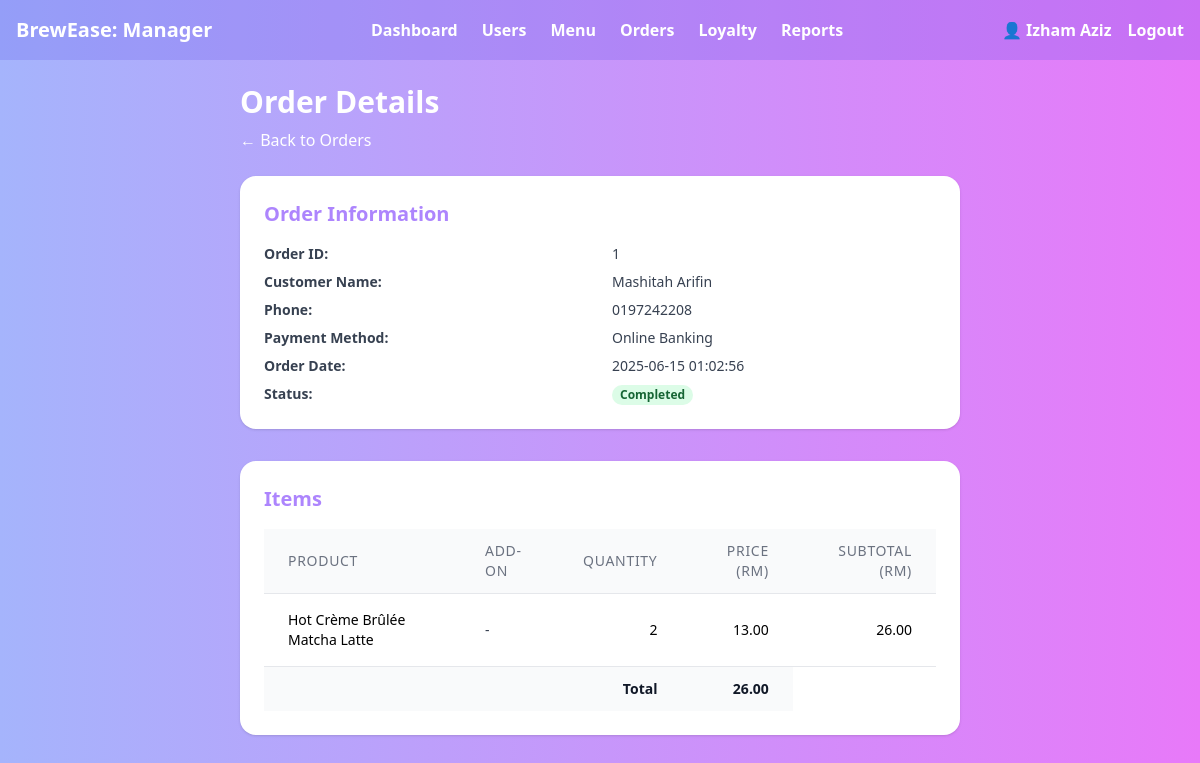
Page /admin/order_details.php?id=1 on the committed database.
### tables this page shows
CREATE TABLE `orders` (
  `id` int(11) NOT NULL,
  `customer_id` int(11) NOT NULL,
  `customer_name` varchar(100) NOT NULL,
  `phone` varchar(20) NOT NULL,
  `payment_method` varchar(50) DEFAULT NULL,
  `total_price` decimal(10,2) NOT NULL,
  `created_at` timestamp NOT NULL DEFAULT current_timestamp(),
  `status` varchar(50) DEFAULT 'Preparing'
);

CREATE TABLE `order_items` (
  `id` int(11) NOT NULL,
  `order_id` int(11) NOT NULL,
  `product_id` int(11) NOT NULL,
  `product_name` varchar(255) DEFAULT NULL,
  `price` decimal(10,2) NOT NULL,
  `quantity` int(11) NOT NULL,
  `type` varchar(50) DEFAULT NULL,
  `sugar` varchar(50) DEFAULT NULL,
  `addon` varchar(255) DEFAULT NULL
);

### admin/order_details.php (the view, shortened to what this page needs)
<?php
$db = new DBConnection();
$conn = $db->getConnection();
$orderId = isset($_GET['id']) ? intval($_GET['id']) : 0;
$stmt = $conn->prepare("SELECT id, customer_name, phone, payment_method, total_price, created_at, status FROM orders WHERE id = ?");
$stmt->bind_param('i', $orderId);
$stmt->execute();
$orderResult = $stmt->get_result();
$order = $orderResult->fetch_assoc();
$stmtItems = $conn->prepare("SELECT product_name, quantity, price, addon FROM order_items WHERE order_id = ?");
$stmtItems->bind_param('i', $orderId);
$stmtItems->execute();
$itemsResult = $stmtItems->get_result();
function statusBadge($status) {
    $colors = [
        'Preparing' => 'bg-yellow-100 text-yellow-800',
        'Ready' => 'bg-blue-100 text-blue-800',
        'Completed' => 'bg-green-100 text-green-800',
    ];
    $colorClass = $colors[$status] ?? 'bg-gray-100 text-gray-800';
    return "<span class=\"px-2 inline-flex text-xs leading-5 font-semibold rounded-full $colorClass\">$status</span>";
}
?>
<!DOCTYPE html>
<html lang="en" >
<head>
  <script src="https://cdn.tailwindcss.com"></script>
</head>
<body class="bg-gradient-to-r from-indigo-300 to-fuchsia-400">
<?php include 'navbar.php'; ?>
<div class="max-w-3xl mx-auto p-6">
    <header class="mb-6">
        <h1 class="text-3xl font-bold text-white mb-2">Order Details</h1>
        <a href="orders.php" class="text-white hover:text-indigo-800">&larr; Back to Orders</a>
    </header>
    <section class="mb-8 bg-white rounded-2xl shadow p-6">
        <h2 class="text-xl font-semibold text-[#AD85FD] mb-4">Order Information</h2>
        <dl class="grid grid-cols-2 gap-x-6 gap-y-2 text-sm text-gray-700">
            <dt class="font-semibold">Order ID:</dt>
            <dd><?= htmlspecialchars($order['id']) ?></dd>
            <dt class="font-semibold">Customer Name:</dt>
            <dd><?= htmlspecialchars($order['customer_name']) ?></dd>
            <dt class="font-semibold">Phone:</dt>
            <dd><?= htmlspecialchars($order['phone']) ?></dd>
            <dt class="font-semibold">Payment Method:</dt>
            <dd><?= htmlspecialchars($order['payment_method']) ?></dd>
            <dt class="font-semibold">Order Date:</dt>
            <dd><?= htmlspecialchars($order['created_at']) ?></dd>
            <dt class="font-semibold">Status:</dt>
            <dd><?= statusBadge($order['status']) ?></dd>
        </dl>
    </section>
    <section class="bg-white rounded-2xl shadow p-6">
        <h2 class="text-xl font-semibold text-[#AD85FD] mb-4">Items</h2>
        <div class="overflow-x-auto">
            <table class="min-w-full divide-y divide-gray-200 text-sm">
                <thead class="bg-gray-50">
                    <tr>
                        <th class="px-6 py-3 text-left font-medium text-gray-500 uppercase tracking-wider">Product</th>
                        <th class="px-6 py-3 text-left font-medium text-gray-500 uppercase tracking-wider">Add-on</th>
                        <th class="px-6 py-3 text-right font-medium text-gray-500 uppercase tracking-wider">Quantity</th>
                        <th class="px-6 py-3 text-right font-medium text-gray-500 uppercase tracking-wider">Price (RM)</th>
                        <th class="px-6 py-3 text-right font-medium text-gray-500 uppercase tracking-wider">Subtotal (RM)</th>
                    </tr>
                </thead>
                <tbody class="divide-y divide-gray-200 bg-white">
                    <?php
                    while ($item = $itemsResult->fetch_assoc()):
                    ?>
                    <tr>
                        <td class="px-6 py-4"><?= htmlspecialchars($item['product_name']) ?></td>
                        <td class="px-6 py-4 text-gray-700"><?= htmlspecialchars($item['addon'] ?? '-') ?></td>
                        <td class="px-6 py-4 text-right"><?= intval($item['quantity']) ?></td>
                        <td class="px-6 py-4 text-right"><?= number_format($item['price'], 2) ?></td>
                        <td class="px-6 py-4 text-right"><?= number_format($item["price"] * $item["quantity"], 2) ?></td>
                    </tr>
                    <?php endwhile; ?>
                </tbody>
                <tfoot>
                    <tr class="bg-gray-50 font-semibold text-gray-900">
                        <td colspan="3" class="px-6 py-3 text-right">Total</td>
                        <td class="px-6 py-3 text-right"><?= number_format($order['total_price'], 2) ?></td>
                    </tr>
                </tfoot>
            </table>
        </div>
    </section>
</div>
</body>
</html>

### rows in the picture
orders: id "1", customer_name "Mashitah Arifin", phone "0197242208", payment_method "Online Banking", created_at "2025-06-15 01:02:56", status "Completed", total_price "26.00"
order_items: product_name "Hot Crème Brûlée Matcha Latte", addon "-", quantity "2", price "13.00", $item["price"] * $item["quantity"] "26.00"
